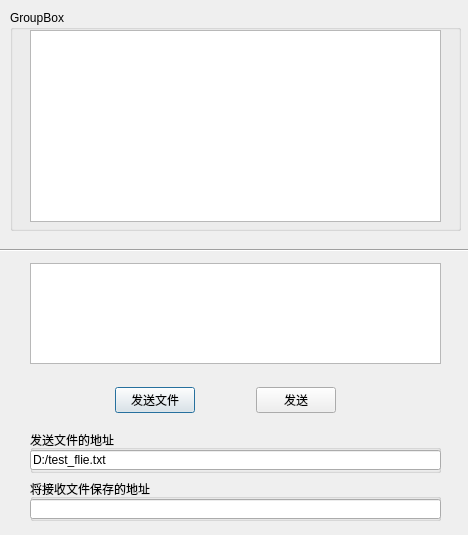
<?xml version="1.0" encoding="UTF-8"?>
<ui version="4.0">
 <class>ChatBox</class>
 <widget class="QDialog" name="ChatBox">
  <property name="geometry">
   <rect>
    <x>0</x>
    <y>0</y>
    <width>468</width>
    <height>535</height>
   </rect>
  </property>
  <property name="windowTitle">
   <string>Dialog</string>
  </property>
  <widget class="QTextEdit" name="input">
   <property name="geometry">
    <rect>
     <x>30</x>
     <y>263</y>
     <width>411</width>
     <height>101</height>
    </rect>
   </property>
  </widget>
  <widget class="Line" name="line">
   <property name="geometry">
    <rect>
     <x>0</x>
     <y>240</y>
     <width>471</width>
     <height>20</height>
    </rect>
   </property>
   <property name="orientation">
    <enum>Qt::Horizontal</enum>
   </property>
  </widget>
  <widget class="QGroupBox" name="groupBox">
   <property name="geometry">
    <rect>
     <x>10</x>
     <y>10</y>
     <width>451</width>
     <height>221</height>
    </rect>
   </property>
   <property name="title">
    <string>GroupBox</string>
   </property>
   <widget class="QListWidget" name="output">
    <property name="geometry">
     <rect>
      <x>20</x>
      <y>20</y>
      <width>411</width>
      <height>192</height>
     </rect>
    </property>
   </widget>
  </widget>
  <widget class="QWidget" name="">
   <property name="geometry">
    <rect>
     <x>60</x>
     <y>380</y>
     <width>331</width>
     <height>41</height>
    </rect>
   </property>
   <layout class="QHBoxLayout" name="horizontalLayout">
    <item>
     <spacer name="horizontalSpacer">
      <property name="orientation">
       <enum>Qt::Horizontal</enum>
      </property>
      <property name="sizeHint" stdset="0">
       <size>
        <width>40</width>
        <height>20</height>
       </size>
      </property>
     </spacer>
    </item>
    <item>
     <widget class="QPushButton" name="send_file">
      <property name="text">
       <string>发送文件</string>
      </property>
     </widget>
    </item>
    <item>
     <spacer name="horizontalSpacer_2">
      <property name="orientation">
       <enum>Qt::Horizontal</enum>
      </property>
      <property name="sizeHint" stdset="0">
       <size>
        <width>40</width>
        <height>20</height>
       </size>
      </property>
     </spacer>
    </item>
    <item>
     <widget class="QPushButton" name="send">
      <property name="text">
       <string>发送</string>
      </property>
     </widget>
    </item>
    <item>
     <spacer name="horizontalSpacer_3">
      <property name="orientation">
       <enum>Qt::Horizontal</enum>
      </property>
      <property name="sizeHint" stdset="0">
       <size>
        <width>40</width>
        <height>20</height>
       </size>
      </property>
     </spacer>
    </item>
   </layout>
  </widget>
  <widget class="QWidget" name="">
   <property name="geometry">
    <rect>
     <x>30</x>
     <y>430</y>
     <width>411</width>
     <height>91</height>
    </rect>
   </property>
   <layout class="QVBoxLayout" name="verticalLayout">
    <item>
     <widget class="QGroupBox" name="groupBox_2">
      <property name="title">
       <string>发送文件的地址</string>
      </property>
      <widget class="QLineEdit" name="send_file_address">
       <property name="geometry">
        <rect>
         <x>0</x>
         <y>20</y>
         <width>411</width>
         <height>20</height>
        </rect>
       </property>
       <property name="text">
        <string>D:/test_flie.txt</string>
       </property>
      </widget>
     </widget>
    </item>
    <item>
     <widget class="QGroupBox" name="groupBox_3">
      <property name="title">
       <string>将接收文件保存的地址</string>
      </property>
      <widget class="QLineEdit" name="rec_file_address">
       <property name="geometry">
        <rect>
         <x>0</x>
         <y>20</y>
         <width>411</width>
         <height>20</height>
        </rect>
       </property>
      </widget>
     </widget>
    </item>
   </layout>
  </widget>
 </widget>
 <resources/>
 <connections/>
</ui>
